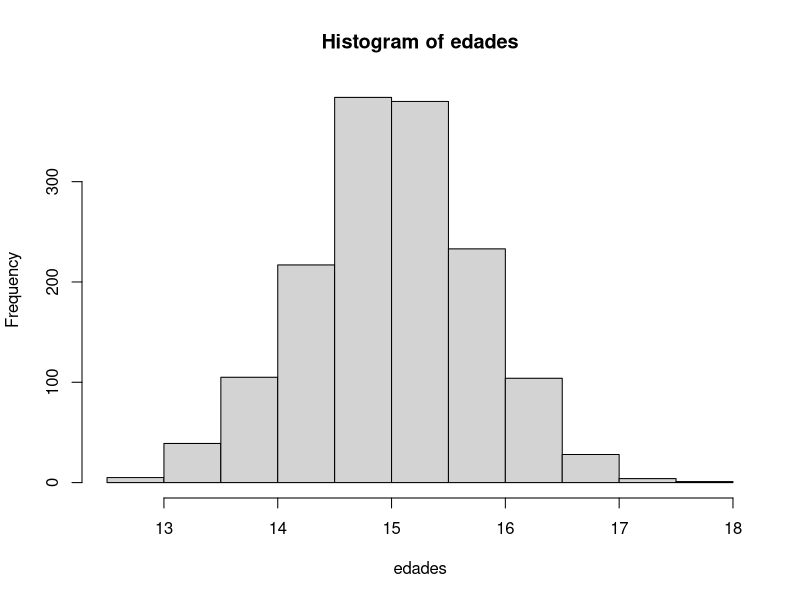
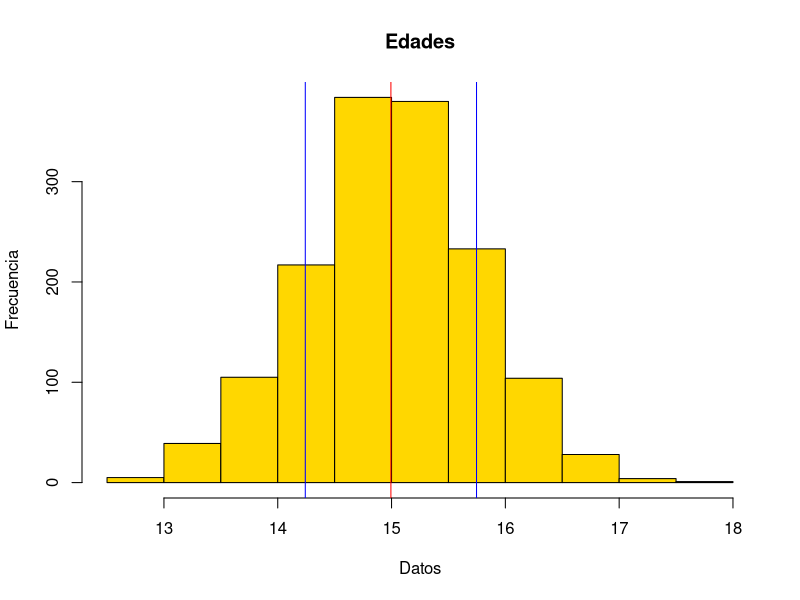

These charts were generated, in order, by the following R code: (Note: this script raises an error after producing the figures.)
## ---- chunk 1
# Simulamos datos sacados de una distribución normal.
set.seed(173)
edades<- rnorm(1500, mean = 15, sd = .75)

# Un vistazo a los primeros diez datos
edades[1:10]

# Histograma
hist(edades)
## ---- chunk 2
# Calculamos media y desviación estándar
media <- mean(edades)
desv_est <- sd(edades)

# Agregamos líneas, media de rojo y desviación estándar con azúl.
hist(edades, main = "Edades", xlab = "Datos", ylab = "Frecuencia", col = "gold")
abline(v = media, col = "red")
abline(v = media + (desv_est * c(1, -1)), col = "blue")
## ---- chunk 3
nombre <- function(argumentos) {
  cuerpo (operaciones)
}
## ---- chunk 4
area_cuad <- function(lado1, lado2) {
  lado1 * lado2
}
## ---- chunk 5
area_cuad(lado1 = 4, lado2 = 6)

area_cuad(lado1 = 36, lado2 = 36)
## ---- chunk 6
area_cuad(lado1 = 14)
## ---- chunk 7
area_cuad(128, 64)
## ---- chunk 8
# Definimos la función
area_prisma <- function(arista1, arista2, arista3) {
  arista1 * arista2 * arista3
}

# Probamos la función
area_prisma(3, 6, 9)
## ---- chunk 9
area_prisma <- function(arista1, arista2, arista3) {
  area_cuad(arista1, arista2) * arista3
}

area_prisma(3, 6, 9)
## ---- chunk 10
crear_histograma <- function() {

}
## ---- chunk 11
crear_histograma <- function(datos, nombre) {
  
}
## ---- chunk 12
crear_histograma <- function(datos, nombre) {
  media <- mean(datos)
  desv_est <- sd(datos)
  
  hist(datos, main = nombre, xlab = "Datos", ylab = "Frecuencia", col = "gold")
  abline(v = media, col = "red")
  abline(v = media + (desv_est * c(1, -1)), col = "blue")
}
## ---- chunk 13
ingreso <- rnorm(1500, mean = 15000, sd = 5000)

crear_histograma(ingreso, "Ingreso")
## ---- chunk 14
peso <- rnorm(75, mean = 60, sd = 15)

crear_histograma(peso, "Peso")
## ---- chunk 15
crear_histograma("Cuatro", ingreso)
## ---- chunk 16
# crear_histograma
# Devuelve un histograma con lineas indicando la media y desviación estándar de un vector de datos numérico
# Argumentos:
# - datos: Un vector numérico.
# - nombre: Una cadena de texto.
## ---- chunk 17
crear_histograma <- function(datos, nombre) {
  media <- mean(datos)
  desv_est <- sd(datos)
  mediana <- median(datos)
  
  hist(datos, main = nombre, xlab = "Datos", ylab = "Frecuencia", col = "orange")
  abline(v = media, col = "red")
  abline(v = media + (desv_est * c(1, -1)), col = "blue")
  abline(v = mediana, col = "green")
}

crear_histograma(peso, "Peso con mediana")
